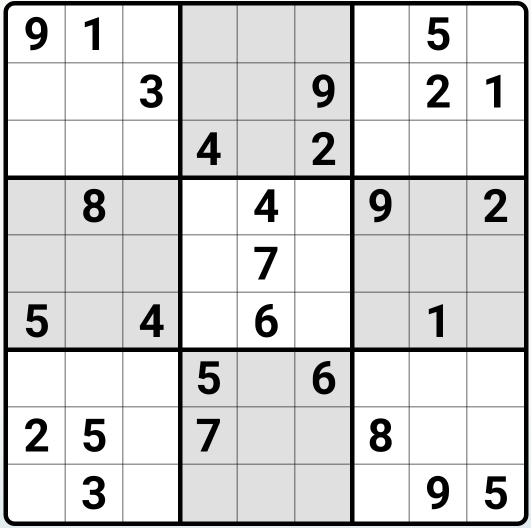
#> input picture sudokuOCRSolver/Questions/Q0.png, 1062 x 1055 px (shown at 1/2 size); its folder holds only this picture in this run
$ python sudokuOCRSolver.py   (Python 2 division)   (older library calls are emulated)
#> lines starting #> are read from the running program, lines starting #| are printed output that depends on the picture; after the words box and inside, x2 and y2 are one past the last pixel; in counts of white or black regions, pixels touching at a corner belong together
### sudokuOCRSolver/imageProcessing.py
import cv2
import numpy as np

def generateOutput(image):

#> called with image = './Questions/Q0.png'
	img = cv2.imread(image)
#> img is the input picture: shape (1055, 1062, 3); mean B, G, R 213.4, 213.4, 213.3
	gray = cv2.cvtColor(img, cv2.COLOR_BGR2GRAY)

	gray = cv2.GaussianBlur(gray, (5, 5), 0)

	mask = np.zeros((gray.shape), np.uint8)

	kernel1 = cv2.getStructuringElement(cv2.MORPH_ELLIPSE, (11, 11))
	close = cv2.morphologyEx(gray, cv2.MORPH_CLOSE, kernel1)
	div = np.float32(gray) / (close)
	res = np.uint8(cv2.normalize(div, div, 0, 255, cv2.NORM_MINMAX))
	res2 = cv2.cvtColor(res, cv2.COLOR_GRAY2BGR)

	thresh = cv2.adaptiveThreshold(res, 255, 0, 1, 19, 2)
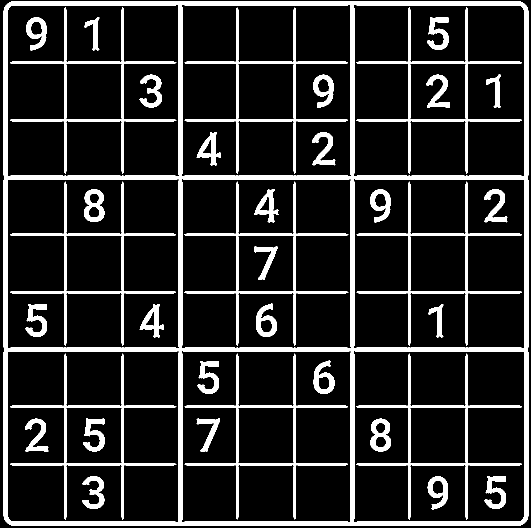
#> thresh: shape (1055, 1062) (shown at 1/2 size); 14.7% white; 37 white regions
	contour, hier = cv2.findContours(thresh, cv2.RETR_TREE, cv2.CHAIN_APPROX_SIMPLE)
#> contour = 68 contours; largest, box (x1, y1, x2, y2) and area: (7, 2, 1057, 1052) 1099917, (14, 9, 359, 354) 116293, (14, 701, 359, 1045) 115953, (706, 9, 1050, 354) 115952, (706, 701, 1050, 1045) 115613

	max_area = 0
	best_cnt = None
	for cnt in contour:
		area = cv2.contourArea(cnt)
		if area > 1000:
			if area > max_area:
				max_area = area
				best_cnt = cnt
#> this loop made 68 passes
#> (area, max_area) on pass 1: (1099917, 1099917)
#> after the loop, best_cnt = contour of 96 points, box (x1, y1, x2, y2) (7, 2, 1057, 1052), area 1099917; max_area = 1099917

	cv2.drawContours(mask, [best_cnt], 0, 255, -1)
#> mask: shape (1055, 1062); 98.4% white; 1 black region, box (x1, y1, x2, y2) and area: (0, 0, 1062, 1055) 18420
	cv2.drawContours(mask, [best_cnt], 0, 0, 2)
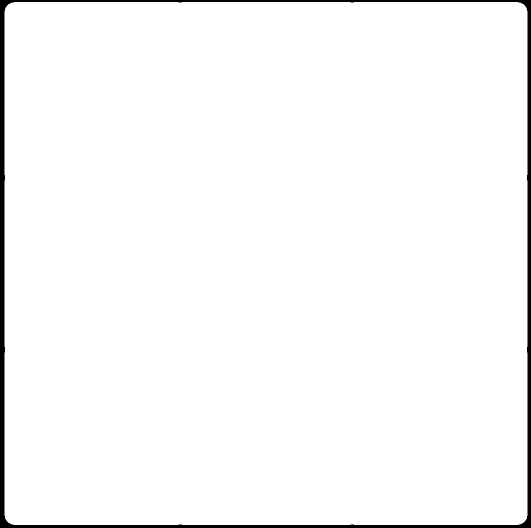
#> mask: shape (1055, 1062) (shown at 1/2 size); 97.6% white; 1 black region, box (x1, y1, x2, y2) and area: (0, 0, 1062, 1055) 26768

	res = cv2.bitwise_and(res, mask)

	kernelx = cv2.getStructuringElement(cv2.MORPH_RECT, (2, 10))

	dx = cv2.Sobel(res, cv2.CV_16S, 1, 0)
	dx = cv2.convertScaleAbs(dx)
	cv2.normalize(dx, dx, 0, 255, cv2.NORM_MINMAX)

	ret, close = cv2.threshold(dx, 0, 255, cv2.THRESH_BINARY + cv2.THRESH_OTSU)
#> close: shape (1055, 1062); 6.8% white; 429 white regions (221 under 20 px), largest, box (x1, y1, x2, y2) and area: (362, 9, 370, 354) 1374, (695, 9, 703, 354) 1374, (362, 701, 370, 1045) 1370
#> ret = 110
	close = cv2.morphologyEx(close, cv2.MORPH_DILATE, kernelx, iterations = 1)
#> close: shape (1055, 1062); 11.9% white; 77 white regions

	contour, hier = cv2.findContours(close, cv2.RETR_EXTERNAL, cv2.CHAIN_APPROX_SIMPLE)
#> contour = 77 contours; largest, box (x1, y1, x2, y2) and area: (695, 5, 704, 1050) 4034, (362, 5, 371, 1050) 4034, (706, 5, 715, 1050) 3701, (351, 5, 360, 1050) 3701, (1037, 6, 1052, 1049) 3569

	for cnt in contour:
		x, y, w, h = cv2.boundingRect(cnt)
		if h / w > 5:
			cv2.drawContours(close, [cnt], 0, 255, -1)
		else:
			cv2.drawContours(close, [cnt], 0, 0, -1)
#> this loop made 77 passes
#> (x, y, w, h) on passes 1 to 8: (993, 971, 22, 53), (187, 948, 24, 76), (163, 948, 23, 76), (1006, 947, 9, 23), (968, 947, 24, 77), (854, 947, 44, 78), (91, 887, 8, 22), (190, 856, 22, 53)
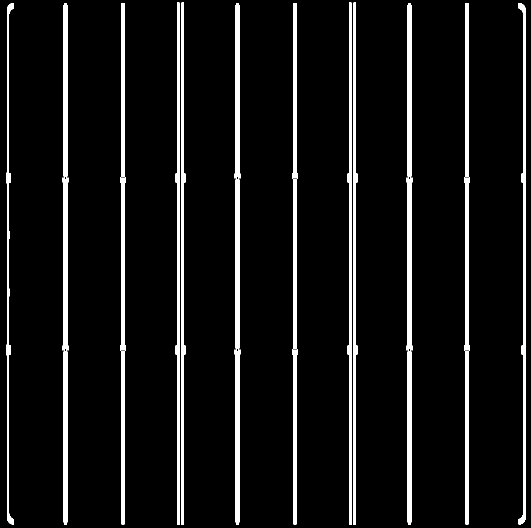
#> close: shape (1055, 1062) (shown at 1/2 size); 7.1% white; 24 white regions, largest, box (x1, y1, x2, y2) and area: (362, 5, 371, 1050) 5087, (695, 5, 704, 1050) 5087, (351, 5, 360, 1050) 4754
	close = cv2.morphologyEx(close, cv2.MORPH_CLOSE, None, iterations = 2)
#> close: shape (1055, 1062); 7.8% white; 10 white regions, largest, box (x1, y1, x2, y2) and area: (351, 5, 371, 1050) 13881, (695, 5, 715, 1050) 13881, (125, 6, 137, 1049) 8408
	closex = close.copy()

	kernely = cv2.getStructuringElement(cv2.MORPH_RECT, (10,2))
	dy = cv2.Sobel(res,cv2.CV_16S, 0, 2)
	dy = cv2.convertScaleAbs(dy)
	cv2.normalize(dy, dy, 0, 255, cv2.NORM_MINMAX)
	ret,close = cv2.threshold(dy, 0, 255, cv2.THRESH_BINARY + cv2.THRESH_OTSU)
#> close: shape (1055, 1062); 3.6% white; 650 white regions (449 under 20 px), largest, box (x1, y1, x2, y2) and area: (15, 357, 359, 363) 1358, (15, 692, 359, 698) 1358, (706, 357, 1049, 363) 1354
#> ret = 102
	close = cv2.morphologyEx(close, cv2.MORPH_DILATE, kernely)
#> close: shape (1055, 1062); 8% white; 202 white regions

	contour, hier = cv2.findContours(close, cv2.RETR_EXTERNAL, cv2.CHAIN_APPROX_SIMPLE)
#> contour = 202 contours, 81 with area under 20; largest, box (x1, y1, x2, y2) and area: (11, 692, 1054, 699) 4146, (11, 357, 1054, 364) 4146, (10, 701, 1055, 708) 3823, (10, 348, 1055, 355) 3823, (15, 8, 1050, 18) 3722
	for cnt in contour:
		x, y, w, h = cv2.boundingRect(cnt)
		if w / h > 5:
			cv2.drawContours(close, [cnt], 0, 255, -1)
		else:
			cv2.drawContours(close, [cnt], 0, 0, -1)
#> this loop made 202 passes
#> (x, y, w, h) on passes 1, 3, 5: (15, 1037, 1035, 10), (859, 1001, 40, 20), (966, 998, 50, 23)
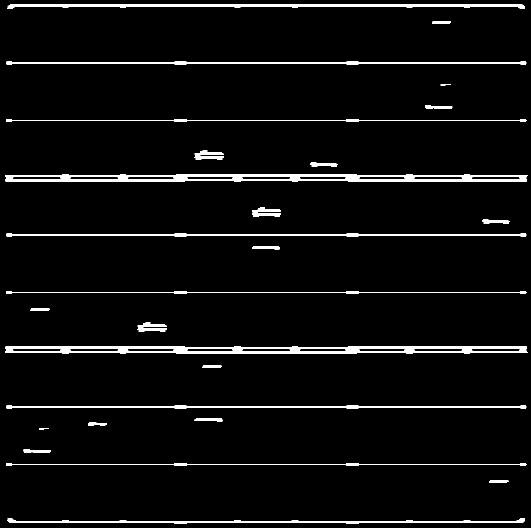
#> close: shape (1055, 1062) (shown at 1/2 size); 4.3% white; 31 white regions, largest, box (x1, y1, x2, y2) and area: (11, 357, 1054, 364) 5195, (11, 692, 1054, 699) 5195, (10, 348, 1055, 355) 4874

	close = cv2.morphologyEx(close, cv2.MORPH_DILATE, None, iterations = 2)
#> close: shape (1055, 1062); 9.2% white; 26 white regions, largest, box (x1, y1, x2, y2) and area: (8, 346, 1057, 366) 18143, (8, 690, 1057, 710) 18143, (13, 6, 1052, 20) 9027
	closey = close.copy()

	res = cv2.bitwise_and(closex, closey)
#> res: shape (1055, 1062); 0.91% white; 100 white regions, largest, box (x1, y1, x2, y2) and area: (351, 347, 371, 365) 360, (695, 347, 715, 365) 360, (351, 691, 371, 709) 360

	contour, hier = cv2.findContours(res,cv2.RETR_LIST,cv2.CHAIN_APPROX_SIMPLE)
	centroids = []
	for cnt in contour:
		mom = cv2.moments(cnt)
		(x,y) = int(mom['m10']/mom['m00']), int(mom['m01']/mom['m00'])
		cv2.circle(img,(x,y),4,(0,255,0),-1)
		centroids.append((x,y))
#> this loop made 100 passes
#> cnt on passes 1, 2, 11, 12, 13, 14, 15, 16: [[698, 1040], [698, 1048], [711, 1048], [711, 1040]], [[354, 1040], [354, 1048], [367, 1048], [367, 1040]], [[930, 926], [930, 931], [937, 931], [937, 926]], [[815, 926], [815, 931], [822, 931], [822, 926]], [[586, 926], [586, 931], [593, 931], [593, 926]], [[471, 926], [471, 931], [478, 931], [478, 926]], [[242, 926], [242, 931], [249, 931], [249, 926]], [[127, 926], [127, 931], [134, 931], [134, 926]]


	centroids = np.array(centroids,dtype = np.float32)
	c = centroids.reshape((100,2))
	c2 = c[np.argsort(c[:,1])]

	b = np.vstack([c2[i*10:(i+1)*10][np.argsort(c2[i*10:(i+1)*10,0])] for i in xrange(10)])
	bm = b.reshape((10,10,2))

	output = np.zeros((450,450,3),np.uint8)
	for i,j in enumerate(b):
		ri = i/10
		ci = i%10
		if ci != 9 and ri!=9:
			src = bm[ri:ri+2, ci:ci+2 , :].reshape((4,2))
			dst = np.array( [ [ci*50,ri*50],[(ci+1)*50-1,ri*50],[ci*50,(ri+1)*50-1],[(ci+1)*50-1,(ri+1)*50-1] ], np.float32)
			retval = cv2.getPerspectiveTransform(src,dst)
			warp = cv2.warpPerspective(res2,retval,(450,450))
			output[ri*50:(ri+1)*50-1 , ci*50:(ci+1)*50-1] = warp[ri*50:(ri+1)*50-1 , ci*50:(ci+1)*50-1].copy()
#> this loop made 100 passes
#> j on passes 1 to 8: [20, 13], [130, 11], [245, 11], [360, 10], [474, 11], [589, 11], [704, 10], [818, 11]
#> pass 1, in generateOutput, `warp = cv2.warpPerspective(res2,retval,(450,450))`:
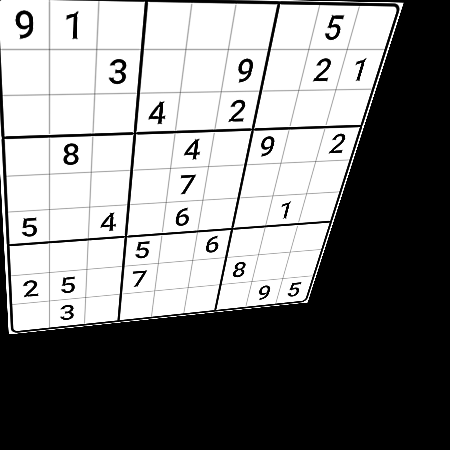
#> warp: shape (450, 450, 3); min 0, max 255, mean 127.4
#> after the loop:
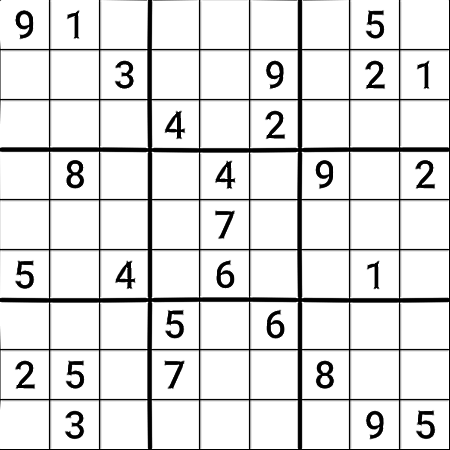
#> output: shape (450, 450, 3); min 0, max 255, mean 226.3

	return output

### sudokuOCRSolver/boardGeneration.py
'''
This program splits the entire output into 9 x 9 pieces, and recognise the character in each piece to construct the board of sudoku
'''

from PIL import Image
import pytesseract

def generateBoard(output):

	# initialise board to be a 9 x 9 matrix with default value 0
	board = [[0] * 9 for _ in range(9)]

	for i in range(9):
		for j in range(9):
			# split the entire output into 9 x 9 pieces and assign each piece to tmp
			tmp = output[i * 50 + 5: (i + 1) * 50 - 5, j * 50 + 5 : (j + 1) * 50 - 5]
			# convert tmp into an Image object
			im = Image.fromarray(tmp)

			# use pytesseract to recognise digits in each block of the output
			# setting image_to_string to single character mode using config = '-psm 10'
			char = pytesseract.image_to_string(im, config = '-psm 10')

			# if the recognised character is a digit, update the original value of board into the recognised digits
			try:
				board[i][j] = int(char)
			# otherwise, keep the original value of board
			except:
				continue
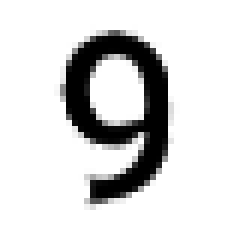
#> im: PIL image 40x40 RGB (shown 6 times larger); min 0, max 255, mean 216.5

	return board

### sudokuOCRSolver/sudokuOCRSolver.py
'''
This is the main file of a sudoku OCR solver
It reads in all the png files in Questions folder, performing

- image processing
- sudoku board generation
- sudoku solving
- answer generation

All the answers are saved in Answer folder
'''

import imageProcessing
import boardGeneration
import sudokuSolver
import answerGeneration
import glob
import copy

# find all png files in Questions folder
images = glob.glob('./Questions/*.png')
# sort file names
images.sort()

for image in images[:1]: # solve each question

	# obtain output file
	output = imageProcessing.generateOutput(image)

	# create sudoku board
#> (the run stopped early here; a loop or call above may not have finished)

$ run again, on sudokuOCRSolver/Questions/Q3.png
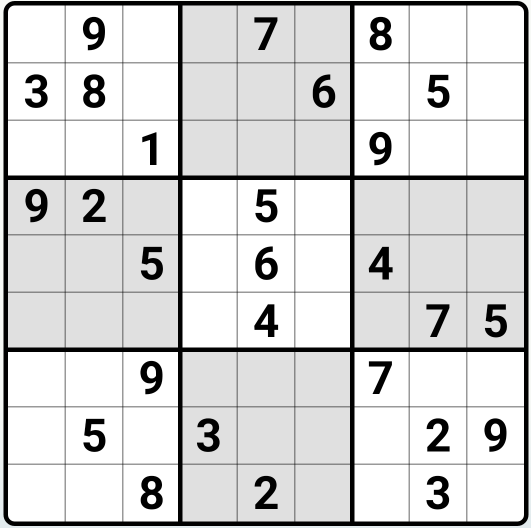
#> input picture sudokuOCRSolver/Questions/Q3.png, 1062 x 1055 px (shown at 1/2 size)
#> in generateOutput, img is the input picture: shape (1055, 1062, 3); mean B, G, R 213, 213, 213
#> in generateOutput, `thresh = cv2.adaptiveThreshold(res, 255, 0, 1, 19, 2)`:
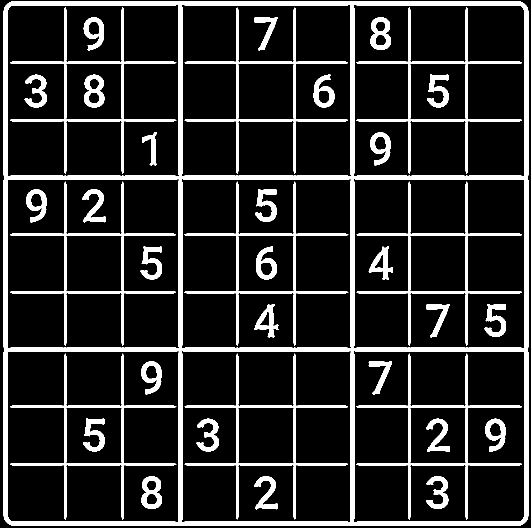
#> thresh: shape (1055, 1062) (shown at 1/2 size); 14.8% white; 37 white regions
#> in generateOutput, `contour, hier = cv2.findContours(thresh, cv2.RETR_TREE, cv2.CHAIN_APPR..`: contour = 70 contours; largest, box (x1, y1, x2, y2) and area: (7, 2, 1057, 1052) 1099917, (14, 9, 359, 354) 116293, (14, 701, 359, 1045) 115953, (706, 9, 1050, 354) 115952, (706, 701, 1050, 1045) 115613
#> the loop in generateOutput, `for cnt in contour:` made 70 passes
#> (area, max_area) on pass 1: (1099917, 1099917)
#> after the loop in generateOutput, `for cnt in contour:`: best_cnt = contour of 96 points, box (x1, y1, x2, y2) (7, 2, 1057, 1052), area 1099917; max_area = 1099917
#> in generateOutput, `ret, close = cv2.threshold(dx, 0, 255, cv2.THRESH_BINARY + cv2.THRESH_..`: ret = 110
#> in generateOutput, `contour, hier = cv2.findContours(close, cv2.RETR_EXTERNAL, cv2.CHAIN_A..`: contour = 76 contours; largest, box (x1, y1, x2, y2) and area: (695, 5, 704, 1050) 4034, (362, 5, 371, 1050) 4034, (706, 5, 715, 1050) 3701, (351, 5, 360, 1050) 3701, (1037, 6, 1052, 1049) 3569
#> the loop in generateOutput, `for cnt in contour:` made 76 passes
#> (x, y, w, h) on passes 1 to 8: (550, 1002, 8, 22), (875, 948, 24, 76), (851, 948, 23, 76), (509, 947, 46, 77), (507, 947, 24, 33), (282, 947, 44, 77), (894, 887, 8, 22), (190, 856, 22, 53)
#> in generateOutput, `ret,close = cv2.threshold(dy, 0, 255, cv2.THRESH_BINARY + cv2.THRESH_O..`: ret = 102
#> in generateOutput, `contour, hier = cv2.findContours(close, cv2.RETR_EXTERNAL, cv2.CHAIN_A..`: contour = 212 contours, 82 with area under 20; largest, box (x1, y1, x2, y2) and area: (11, 692, 1054, 699) 4146, (11, 357, 1054, 364) 4146, (10, 701, 1055, 708) 3823, (10, 348, 1055, 355) 3823, (15, 8, 1050, 18) 3722
#> the loop in generateOutput, `for cnt in contour:` made 212 passes
#> (x, y, w, h) on passes 1 to 3: (15, 1037, 1035, 10), (506, 1013, 55, 8), (278, 1002, 51, 19)
#> the loop in generateOutput, `for cnt in contour:` made 100 passes
#> cnt on passes 1, 2, 11, 12, 13, 14, 15, 16: [[698, 1040], [698, 1048], [711, 1048], [711, 1040]], [[354, 1040], [354, 1048], [367, 1048], [367, 1040]], [[930, 926], [930, 931], [937, 931], [937, 926]], [[815, 926], [815, 931], [822, 931], [822, 926]], [[586, 926], [586, 931], [593, 931], [593, 926]], [[471, 926], [471, 931], [478, 931], [478, 926]], [[242, 926], [242, 931], [249, 931], [249, 926]], [[127, 926], [127, 931], [134, 931], [134, 926]]
#> the loop in generateOutput, `for i,j in enumerate(b):` made 100 passes
#> j on passes 1 to 8: [20, 13], [130, 11], [245, 11], [360, 10], [474, 11], [589, 11], [704, 10], [818, 11]
#> after the loop in generateOutput, `for i,j in enumerate(b):`:
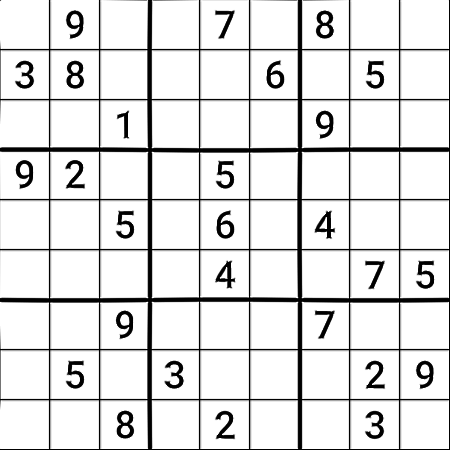
#> output: shape (450, 450, 3); min 0, max 255, mean 226.1

$ run again, on sudokuOCRSolver/Questions/Q4.png
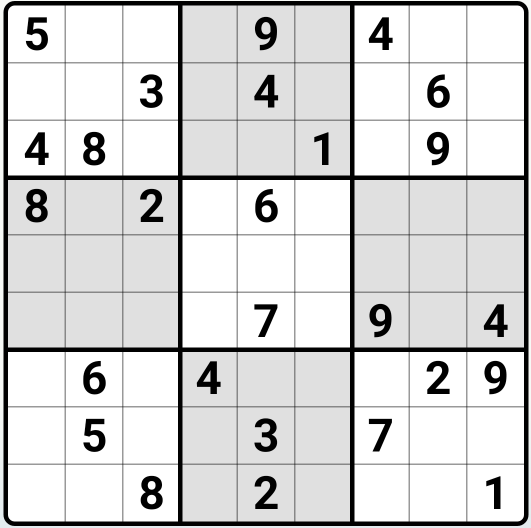
#> input picture sudokuOCRSolver/Questions/Q4.png, 1062 x 1055 px (shown at 1/2 size)
#> in generateOutput, img is the input picture: shape (1055, 1062, 3); mean B, G, R 213.5, 213.5, 213.4
#> in generateOutput, `thresh = cv2.adaptiveThreshold(res, 255, 0, 1, 19, 2)`:
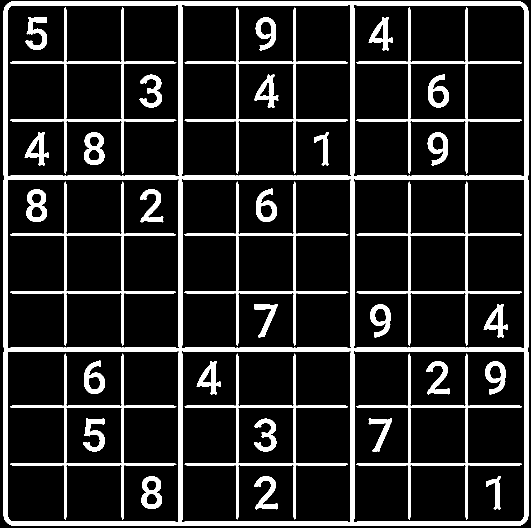
#> thresh: shape (1055, 1062) (shown at 1/2 size); 14.6% white; 36 white regions
#> in generateOutput, `contour, hier = cv2.findContours(thresh, cv2.RETR_TREE, cv2.CHAIN_APPR..`: contour = 72 contours; largest, box (x1, y1, x2, y2) and area: (7, 2, 1057, 1052) 1099917, (14, 9, 359, 354) 116293, (14, 701, 359, 1045) 115953, (706, 9, 1050, 354) 115952, (706, 701, 1050, 1045) 115613
#> the loop in generateOutput, `for cnt in contour:` made 72 passes
#> (area, max_area) on pass 1: (1099917, 1099917)
#> after the loop in generateOutput, `for cnt in contour:`: best_cnt = contour of 96 points, box (x1, y1, x2, y2) (7, 2, 1057, 1052), area 1099917; max_area = 1099917
#> in generateOutput, `ret, close = cv2.threshold(dx, 0, 255, cv2.THRESH_BINARY + cv2.THRESH_..`: ret = 110
#> in generateOutput, `contour, hier = cv2.findContours(close, cv2.RETR_EXTERNAL, cv2.CHAIN_A..`: contour = 69 contours; largest, box (x1, y1, x2, y2) and area: (695, 5, 704, 1050) 4034, (362, 5, 371, 1050) 4034, (706, 5, 715, 1050) 3701, (351, 5, 360, 1050) 3701, (1037, 6, 1052, 1049) 3569
#> the loop in generateOutput, `for cnt in contour:` made 69 passes
#> (x, y, w, h) on passes 1 to 8: (550, 1002, 8, 22), (970, 947, 34, 77), (509, 947, 46, 77), (507, 947, 24, 33), (282, 947, 44, 77), (190, 856, 22, 53), (531, 833, 24, 76), (507, 833, 23, 76)
#> in generateOutput, `ret,close = cv2.threshold(dy, 0, 255, cv2.THRESH_BINARY + cv2.THRESH_O..`: ret = 101
#> in generateOutput, `contour, hier = cv2.findContours(close, cv2.RETR_EXTERNAL, cv2.CHAIN_A..`: contour = 204 contours, 84 with area under 20; largest, box (x1, y1, x2, y2) and area: (11, 692, 1054, 699) 4146, (11, 357, 1054, 364) 4146, (10, 701, 1055, 708) 3823, (10, 348, 1055, 355) 3823, (15, 8, 1050, 18) 3722
#> the loop in generateOutput, `for cnt in contour:` made 204 passes
#> (x, y, w, h) on passes 1 to 3: (15, 1037, 1035, 10), (983, 1013, 24, 8), (506, 1013, 55, 8)
#> the loop in generateOutput, `for cnt in contour:` made 100 passes
#> cnt on passes 1, 2, 11, 12, 13, 14, 15, 16: [[698, 1040], [698, 1048], [711, 1048], [711, 1040]], [[354, 1040], [354, 1048], [367, 1048], [367, 1040]], [[930, 926], [930, 931], [937, 931], [937, 926]], [[815, 926], [815, 931], [822, 931], [822, 926]], [[586, 926], [586, 931], [593, 931], [593, 926]], [[471, 926], [471, 931], [478, 931], [478, 926]], [[242, 926], [242, 931], [249, 931], [249, 926]], [[127, 926], [127, 931], [134, 931], [134, 926]]
#> the loop in generateOutput, `for i,j in enumerate(b):` made 100 passes
#> j on passes 1 to 8: [20, 13], [130, 11], [245, 11], [360, 10], [474, 11], [589, 11], [704, 10], [818, 11]
#> after the loop in generateBoard, `for i in range(9):`:
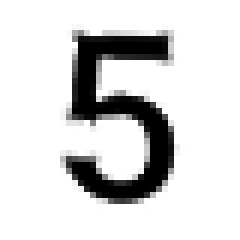
#> im: PIL image 40x40 RGB (shown 6 times larger); min 0, max 255, mean 216.2

$ run again, on sudokuOCRSolver/Questions/Q5.png
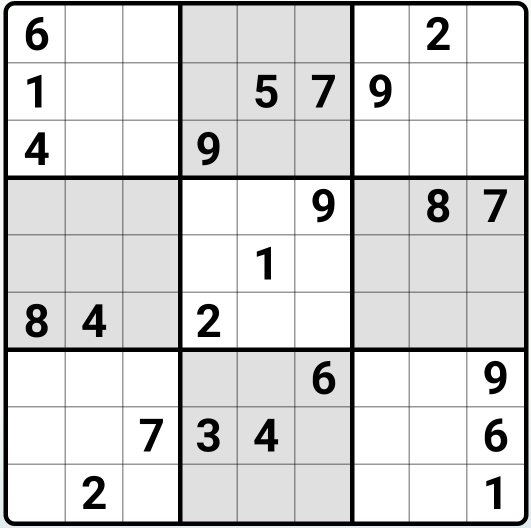
#> input picture sudokuOCRSolver/Questions/Q5.png, 1062 x 1055 px (shown at 1/2 size)
#> in generateOutput, img is the input picture: shape (1055, 1062, 3); mean B, G, R 214.8, 214.9, 214.8
#> thresh: shape (1055, 1062); 14.2% white; 33 white regions
#> in generateOutput, `contour, hier = cv2.findContours(thresh, cv2.RETR_TREE, cv2.CHAIN_APPR..`: contour = 65 contours; largest, box (x1, y1, x2, y2) and area: (7, 2, 1057, 1052) 1099917, (14, 9, 359, 354) 116293, (14, 701, 359, 1045) 115953, (706, 9, 1050, 354) 115952, (706, 701, 1050, 1045) 115613
#> the loop in generateOutput, `for cnt in contour:` made 65 passes
#> (area, max_area) on pass 1: (1099917, 1099917)
#> after the loop in generateOutput, `for cnt in contour:`: best_cnt = contour of 96 points, box (x1, y1, x2, y2) (7, 2, 1057, 1052), area 1099917; max_area = 1099917
#> in generateOutput, `ret, close = cv2.threshold(dx, 0, 255, cv2.THRESH_BINARY + cv2.THRESH_..`: ret = 110
#> in generateOutput, `contour, hier = cv2.findContours(close, cv2.RETR_EXTERNAL, cv2.CHAIN_A..`: contour = 63 contours; largest, box (x1, y1, x2, y2) and area: (695, 5, 704, 1050) 4034, (362, 5, 371, 1050) 4034, (706, 5, 715, 1050) 3701, (351, 5, 360, 1050) 3701, (1037, 6, 1052, 1049) 3569
#> the loop in generateOutput, `for cnt in contour:` made 63 passes
#> (x, y, w, h) on passes 1 to 8: (206, 1002, 8, 22), (970, 947, 34, 77), (165, 947, 46, 77), (163, 947, 24, 33), (994, 855, 21, 54), (416, 833, 24, 76), (392, 833, 23, 76), (970, 832, 37, 76)
#> in generateOutput, `ret,close = cv2.threshold(dy, 0, 255, cv2.THRESH_BINARY + cv2.THRESH_O..`: ret = 101
#> in generateOutput, `contour, hier = cv2.findContours(close, cv2.RETR_EXTERNAL, cv2.CHAIN_A..`: contour = 177 contours, 68 with area under 20; largest, box (x1, y1, x2, y2) and area: (11, 692, 1054, 699) 4146, (11, 357, 1054, 364) 4146, (10, 701, 1055, 708) 3823, (10, 348, 1055, 355) 3823, (15, 8, 1050, 18) 3722
#> the loop in generateOutput, `for cnt in contour:` made 177 passes
#> (x, y, w, h) on passes 1 to 3: (15, 1037, 1035, 10), (983, 1013, 24, 8), (162, 1013, 55, 8)
#> the loop in generateOutput, `for cnt in contour:` made 100 passes
#> cnt on passes 1, 2, 11, 12, 13, 14, 15, 16: [[698, 1040], [698, 1048], [711, 1048], [711, 1040]], [[354, 1040], [354, 1048], [367, 1048], [367, 1040]], [[930, 926], [930, 931], [937, 931], [937, 926]], [[815, 926], [815, 931], [822, 931], [822, 926]], [[586, 926], [586, 931], [593, 931], [593, 926]], [[471, 926], [471, 931], [478, 931], [478, 926]], [[242, 926], [242, 931], [249, 931], [249, 926]], [[127, 926], [127, 931], [134, 931], [134, 926]]
#> the loop in generateOutput, `for i,j in enumerate(b):` made 100 passes
#> j on passes 1 to 8: [20, 13], [130, 11], [245, 11], [360, 10], [474, 11], [589, 11], [704, 10], [818, 11]
#> after the loop in generateBoard, `for i in range(9):`:
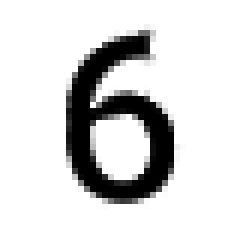
#> im: PIL image 40x40 RGB (shown 6 times larger); min 0, max 255, mean 215.8
